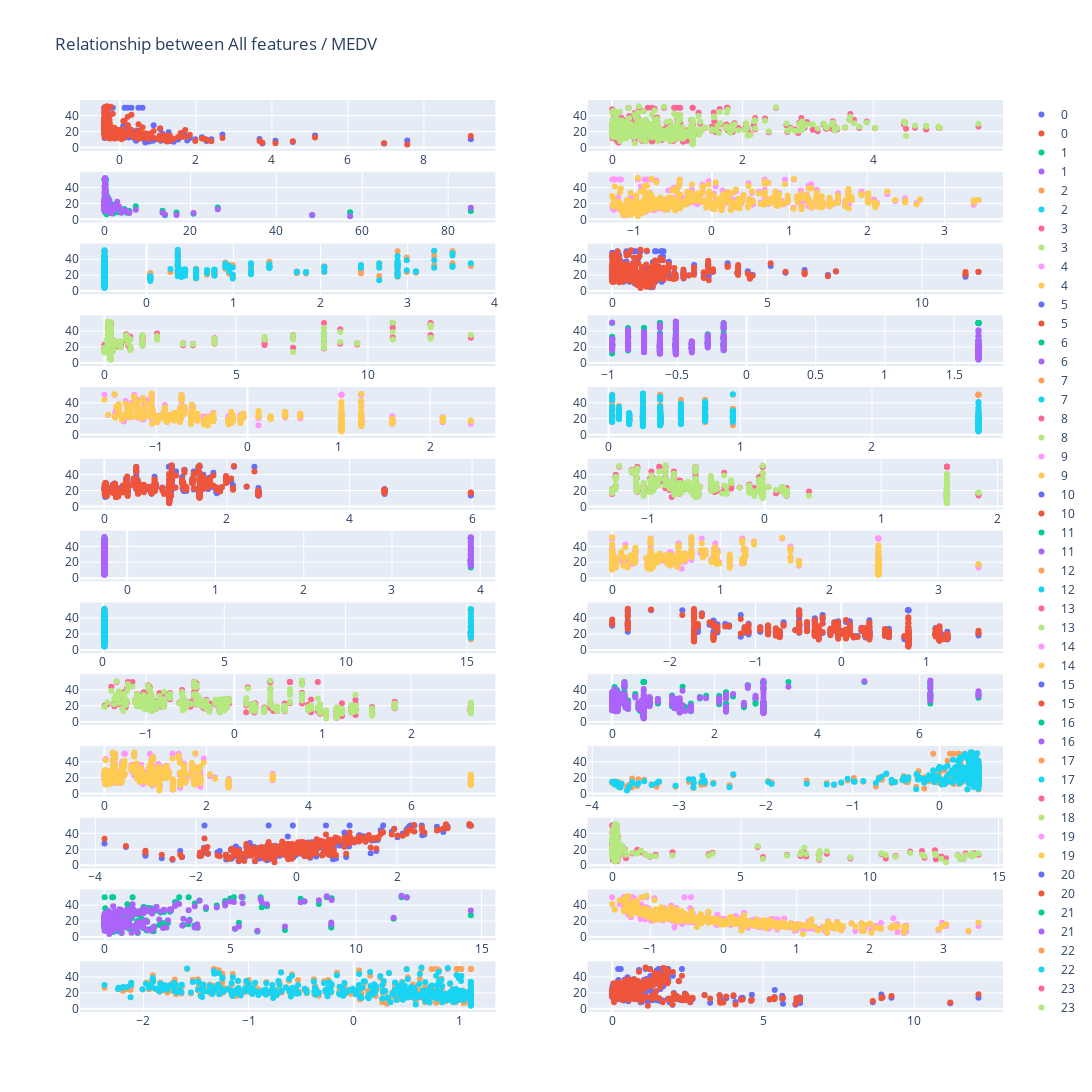

Notebook cell for this chart:
### Code cell
plot_result(X_train_z_feature_df, y_train_df, y_train_pred_df, 2)

### Figure 1 — Plotly figure (JSON) as saved in the notebook; plotly's stock layout.template omitted (floating-point values rounded to 4 significant figures; data arrays with more than 128 entries replaced by an {"elided": "..."} marker saying what was removed)
{"data": [{"customdata": {"elided": "404 int values"}, "hovertemplate": "index:%{customdata} (X: %{x}, y: %{y})", "mode": "markers", "name": "0", "type": "scatter", "x": {"elided": "404 float values"}, "xaxis": "x", "y": {"elided": "404 float values"}, "yaxis": "y"}, {"customdata": {"elided": "404 int values"}, "hovertemplate": "index:%{customdata} (X: %{x}, y: %{y})", "mode": "markers", "name": "0", "type": "scatter", "x": {"elided": "404 float values"}, "xaxis": "x", "y": {"elided": "404 float values"}, "yaxis": "y"}, {"customdata": {"elided": "404 int values"}, "hovertemplate": "index:%{customdata} (X: %{x}, y: %{y})", "mode": "markers", "name": "1", "type": "scatter", "x": {"elided": "404 float values"}, "xaxis": "x3", "y": {"elided": "404 float values"}, "yaxis": "y3"}, {"customdata": {"elided": "404 int values"}, "hovertemplate": "index:%{customdata} (X: %{x}, y: %{y})", "mode": "markers", "name": "1", "type": "scatter", "x": {"elided": "404 float values"}, "xaxis": "x3", "y": {"elided": "404 float values"}, "yaxis": "y3"}, {"customdata": {"elided": "404 int values"}, "hovertemplate": "index:%{customdata} (X: %{x}, y: %{y})", "mode": "markers", "name": "2", "type": "scatter", "x": {"elided": "404 float values"}, "xaxis": "x5", "y": {"elided": "404 float values"}, "yaxis": "y5"}, {"customdata": {"elided": "404 int values"}, "hovertemplate": "index:%{customdata} (X: %{x}, y: %{y})", "mode": "markers", "name": "2", "type": "scatter", "x": {"elided": "404 float values"}, "xaxis": "x5", "y": {"elided": "404 float values"}, "yaxis": "y5"}, {"customdata": {"elided": "404 int values"}, "hovertemplate": "index:%{customdata} (X: %{x}, y: %{y})", "mode": "markers", "name": "3", "type": "scatter", "x": {"elided": "404 float values"}, "xaxis": "x7", "y": {"elided": "404 float values"}, "yaxis": "y7"}, {"customdata": {"elided": "404 int values"}, "hovertemplate": "index:%{customdata} (X: %{x}, y: %{y})", "mode": "markers", "name": "3", "type": "scatter", "x": {"elided": "404 float values"}, "xaxis": "x7", "y": {"elided": "404 float values"}, "yaxis": "y7"}, {"customdata": {"elided": "404 int values"}, "hovertemplate": "index:%{customdata} (X: %{x}, y: %{y})", "mode": "markers", "name": "4", "type": "scatter", "x": {"elided": "404 float values"}, "xaxis": "x9", "y": {"elided": "404 float values"}, "yaxis": "y9"}, {"customdata": {"elided": "404 int values"}, "hovertemplate": "index:%{customdata} (X: %{x}, y: %{y})", "mode": "markers", "name": "4", "type": "scatter", "x": {"elided": "404 float values"}, "xaxis": "x9", "y": {"elided": "404 float values"}, "yaxis": "y9"}, {"customdata": {"elided": "404 int values"}, "hovertemplate": "index:%{customdata} (X: %{x}, y: %{y})", "mode": "markers", "name": "5", "type": "scatter", "x": {"elided": "404 float values"}, "xaxis": "x11", "y": {"elided": "404 float values"}, "yaxis": "y11"}, {"customdata": {"elided": "404 int values"}, "hovertemplate": "index:%{customdata} (X: %{x}, y: %{y})", "mode": "markers", "name": "5", "type": "scatter", "x": {"elided": "404 float values"}, "xaxis": "x11", "y": {"elided": "404 float values"}, "yaxis": "y11"}, {"customdata": {"elided": "404 int values"}, "hovertemplate": "index:%{customdata} (X: %{x}, y: %{y})", "mode": "markers", "name": "6", "type": "scatter", "x": {"elided": "404 float values"}, "xaxis": "x13", "y": {"elided": "404 float values"}, "yaxis": "y13"}, {"customdata": {"elided": "404 int values"}, "hovertemplate": "index:%{customdata} (X: %{x}, y: %{y})", "mode": "markers", "name": "6", "type": "scatter", "x": {"elided": "404 float values"}, "xaxis": "x13", "y": {"elided": "404 float values"}, "yaxis": "y13"}, {"customdata": {"elided": "404 int values"}, "hovertemplate": "index:%{customdata} (X: %{x}, y: %{y})", "mode": "markers", "name": "7", "type": "scatter", "x": {"elided": "404 float values"}, "xaxis": "x15", "y": {"elided": "404 float values"}, "yaxis": "y15"}, {"customdata": {"elided": "404 int values"}, "hovertemplate": "index:%{customdata} (X: %{x}, y: %{y})", "mode": "markers", "name": "7", "type": "scatter", "x": {"elided": "404 float values"}, "xaxis": "x15", "y": {"elided": "404 float values"}, "yaxis": "y15"}, {"customdata": {"elided": "404 int values"}, "hovertemplate": "index:%{customdata} (X: %{x}, y: %{y})", "mode": "markers", "name": "8", "type": "scatter", "x": {"elided": "404 float values"}, "xaxis": "x17", "y": {"elided": "404 float values"}, "yaxis": "y17"}, {"customdata": {"elided": "404 int values"}, "hovertemplate": "index:%{customdata} (X: %{x}, y: %{y})", "mode": "markers", "name": "8", "type": "scatter", "x": {"elided": "404 float values"}, "xaxis": "x17", "y": {"elided": "404 float values"}, "yaxis": "y17"}, {"customdata": {"elided": "404 int values"}, "hovertemplate": "index:%{customdata} (X: %{x}, y: %{y})", "mode": "markers", "name": "9", "type": "scatter", "x": {"elided": "404 float values"}, "xaxis": "x19", "y": {"elided": "404 float values"}, "yaxis": "y19"}, {"customdata": {"elided": "404 int values"}, "hovertemplate": "index:%{customdata} (X: %{x}, y: %{y})", "mode": "markers", "name": "9", "type": "scatter", "x": {"elided": "404 float values"}, "xaxis": "x19", "y": {"elided": "404 float values"}, "yaxis": "y19"}, {"customdata": {"elided": "404 int values"}, "hovertemplate": "index:%{customdata} (X: %{x}, y: %{y})", "mode": "markers", "name": "10", "type": "scatter", "x": {"elided": "404 float values"}, "xaxis": "x21", "y": {"elided": "404 float values"}, "yaxis": "y21"}, {"customdata": {"elided": "404 int values"}, "hovertemplate": "index:%{customdata} (X: %{x}, y: %{y})", "mode": "markers", "name": "10", "type": "scatter", "x": {"elided": "404 float values"}, "xaxis": "x21", "y": {"elided": "404 float values"}, "yaxis": "y21"}, {"customdata": {"elided": "404 int values"}, "hovertemplate": "index:%{customdata} (X: %{x}, y: %{y})", "mode": "markers", "name": "11", "type": "scatter", "x": {"elided": "404 float values"}, "xaxis": "x23", "y": {"elided": "404 float values"}, "yaxis": "y23"}, {"customdata": {"elided": "404 int values"}, "hovertemplate": "index:%{customdata} (X: %{x}, y: %{y})", "mode": "markers", "name": "11", "type": "scatter", "x": {"elided": "404 float values"}, "xaxis": "x23", "y": {"elided": "404 float values"}, "yaxis": "y23"}, {"customdata": {"elided": "404 int values"}, "hovertemplate": "index:%{customdata} (X: %{x}, y: %{y})", "mode": "markers", "name": "12", "type": "scatter", "x": {"elided": "404 float values"}, "xaxis": "x25", "y": {"elided": "404 float values"}, "yaxis": "y25"}, {"customdata": {"elided": "404 int values"}, "hovertemplate": "index:%{customdata} (X: %{x}, y: %{y})", "mode": "markers", "name": "12", "type": "scatter", "x": {"elided": "404 float values"}, "xaxis": "x25", "y": {"elided": "404 float values"}, "yaxis": "y25"}, {"customdata": {"elided": "404 int values"}, "hovertemplate": "index:%{customdata} (X: %{x}, y: %{y})", "mode": "markers", "name": "13", "type": "scatter", "x": {"elided": "404 float values"}, "xaxis": "x2", "y": {"elided": "404 float values"}, "yaxis": "y2"}, {"customdata": {"elided": "404 int values"}, "hovertemplate": "index:%{customdata} (X: %{x}, y: %{y})", "mode": "markers", "name": "13", "type": "scatter", "x": {"elided": "404 float values"}, "xaxis": "x2", "y": {"elided": "404 float values"}, "yaxis": "y2"}, {"customdata": {"elided": "404 int values"}, "hovertemplate": "index:%{customdata} (X: %{x}, y: %{y})", "mode": "markers", "name": "14", "type": "scatter", "x": {"elided": "404 float values"}, "xaxis": "x4", "y": {"elided": "404 float values"}, "yaxis": "y4"}, {"customdata": {"elided": "404 int values"}, "hovertemplate": "index:%{customdata} (X: %{x}, y: %{y})", "mode": "markers", "name": "14", "type": "scatter", "x": {"elided": "404 float values"}, "xaxis": "x4", "y": {"elided": "404 float values"}, "yaxis": "y4"}, {"customdata": {"elided": "404 int values"}, "hovertemplate": "index:%{customdata} (X: %{x}, y: %{y})", "mode": "markers", "name": "15", "type": "scatter", "x": {"elided": "404 float values"}, "xaxis": "x6", "y": {"elided": "404 float values"}, "yaxis": "y6"}, {"customdata": {"elided": "404 int values"}, "hovertemplate": "index:%{customdata} (X: %{x}, y: %{y})", "mode": "markers", "name": "15", "type": "scatter", "x": {"elided": "404 float values"}, "xaxis": "x6", "y": {"elided": "404 float values"}, "yaxis": "y6"}, {"customdata": {"elided": "404 int values"}, "hovertemplate": "index:%{customdata} (X: %{x}, y: %{y})", "mode": "markers", "name": "16", "type": "scatter", "x": {"elided": "404 float values"}, "xaxis": "x8", "y": {"elided": "404 float values"}, "yaxis": "y8"}, {"customdata": {"elided": "404 int values"}, "hovertemplate": "index:%{customdata} (X: %{x}, y: %{y})", "mode": "markers", "name": "16", "type": "scatter", "x": {"elided": "404 float values"}, "xaxis": "x8", "y": {"elided": "404 float values"}, "yaxis": "y8"}, {"customdata": {"elided": "404 int values"}, "hovertemplate": "index:%{customdata} (X: %{x}, y: %{y})", "mode": "markers", "name": "17", "type": "scatter", "x": {"elided": "404 float values"}, "xaxis": "x10", "y": {"elided": "404 float values"}, "yaxis": "y10"}, {"customdata": {"elided": "404 int values"}, "hovertemplate": "index:%{customdata} (X: %{x}, y: %{y})", "mode": "markers", "name": "17", "type": "scatter", "x": {"elided": "404 float values"}, "xaxis": "x10", "y": {"elided": "404 float values"}, "yaxis": "y10"}, {"customdata": {"elided": "404 int values"}, "hovertemplate": "index:%{customdata} (X: %{x}, y: %{y})", "mode": "markers", "name": "18", "type": "scatter", "x": {"elided": "404 float values"}, "xaxis": "x12", "y": {"elided": "404 float values"}, "yaxis": "y12"}, {"customdata": {"elided": "404 int values"}, "hovertemplate": "index:%{customdata} (X: %{x}, y: %{y})", "mode": "markers", "name": "18", "type": "scatter", "x": {"elided": "404 float values"}, "xaxis": "x12", "y": {"elided": "404 float values"}, "yaxis": "y12"}, {"customdata": {"elided": "404 int values"}, "hovertemplate": "index:%{customdata} (X: %{x}, y: %{y})", "mode": "markers", "name": "19", "type": "scatter", "x": {"elided": "404 float values"}, "xaxis": "x14", "y": {"elided": "404 float values"}, "yaxis": "y14"}, {"customdata": {"elided": "404 int values"}, "hovertemplate": "index:%{customdata} (X: %{x}, y: %{y})", "mode": "markers", "name": "19", "type": "scatter", "x": {"elided": "404 float values"}, "xaxis": "x14", "y": {"elided": "404 float values"}, "yaxis": "y14"}, {"customdata": {"elided": "404 int values"}, "hovertemplate": "index:%{customdata} (X: %{x}, y: %{y})", "mode": "markers", "name": "20", "type": "scatter", "x": {"elided": "404 float values"}, "xaxis": "x16", "y": {"elided": "404 float values"}, "yaxis": "y16"}, {"customdata": {"elided": "404 int values"}, "hovertemplate": "index:%{customdata} (X: %{x}, y: %{y})", "mode": "markers", "name": "20", "type": "scatter", "x": {"elided": "404 float values"}, "xaxis": "x16", "y": {"elided": "404 float values"}, "yaxis": "y16"}, {"customdata": {"elided": "404 int values"}, "hovertemplate": "index:%{customdata} (X: %{x}, y: %{y})", "mode": "markers", "name": "21", "type": "scatter", "x": {"elided": "404 float values"}, "xaxis": "x18", "y": {"elided": "404 float values"}, "yaxis": "y18"}, {"customdata": {"elided": "404 int values"}, "hovertemplate": "index:%{customdata} (X: %{x}, y: %{y})", "mode": "markers", "name": "21", "type": "scatter", "x": {"elided": "404 float values"}, "xaxis": "x18", "y": {"elided": "404 float values"}, "yaxis": "y18"}, {"customdata": {"elided": "404 int values"}, "hovertemplate": "index:%{customdata} (X: %{x}, y: %{y})", "mode": "markers", "name": "22", "type": "scatter", "x": {"elided": "404 float values"}, "xaxis": "x20", "y": {"elided": "404 float values"}, "yaxis": "y20"}, {"customdata": {"elided": "404 int values"}, "hovertemplate": "index:%{customdata} (X: %{x}, y: %{y})", "mode": "markers", "name": "22", "type": "scatter", "x": {"elided": "404 float values"}, "xaxis": "x20", "y": {"elided": "404 float values"}, "yaxis": "y20"}, {"customdata": {"elided": "404 int values"}, "hovertemplate": "index:%{customdata} (X: %{x}, y: %{y})", "mode": "markers", "name": "23", "type": "scatter", "x": {"elided": "404 float values"}, "xaxis": "x22", "y": {"elided": "404 float values"}, "yaxis": "y22"}, {"customdata": {"elided": "404 int values"}, "hovertemplate": "index:%{customdata} (X: %{x}, y: %{y})", "mode": "markers", "name": "23", "type": "scatter", "x": {"elided": "404 float values"}, "xaxis": "x22", "y": {"elided": "404 float values"}, "yaxis": "y22"}, {"customdata": {"elided": "404 int values"}, "hovertemplate": "index:%{customdata} (X: %{x}, y: %{y})", "mode": "markers", "name": "24", "type": "scatter", "x": {"elided": "404 float values"}, "xaxis": "x24", "y": {"elided": "404 float values"}, "yaxis": "y24"}, {"customdata": {"elided": "404 int values"}, "hovertemplate": "index:%{customdata} (X: %{x}, y: %{y})", "mode": "markers", "name": "24", "type": "scatter", "x": {"elided": "404 float values"}, "xaxis": "x24", "y": {"elided": "404 float values"}, "yaxis": "y24"}, {"customdata": {"elided": "404 int values"}, "hovertemplate": "index:%{customdata} (X: %{x}, y: %{y})", "mode": "markers", "name": "25", "type": "scatter", "x": {"elided": "404 float values"}, "xaxis": "x26", "y": {"elided": "404 float values"}, "yaxis": "y26"}, {"customdata": {"elided": "404 int values"}, "hovertemplate": "index:%{customdata} (X: %{x}, y: %{y})", "mode": "markers", "name": "25", "type": "scatter", "x": {"elided": "404 float values"}, "xaxis": "x26", "y": {"elided": "404 float values"}, "yaxis": "y26"}], "layout": {"height": 5200, "title": {"text": "Relationship between All features / MEDV"}, "width": 1200, "xaxis": {"anchor": "y", "domain": [0, 0.45]}, "xaxis10": {"anchor": "y10", "domain": [0.55, 1]}, "xaxis11": {"anchor": "y11", "domain": [0, 0.45]}, "xaxis12": {"anchor": "y12", "domain": [0.55, 1]}, "xaxis13": {"anchor": "y13", "domain": [0, 0.45]}, "xaxis14": {"anchor": "y14", "domain": [0.55, 1]}, "xaxis15": {"anchor": "y15", "domain": [0, 0.45]}, "xaxis16": {"anchor": "y16", "domain": [0.55, 1]}, "xaxis17": {"anchor": "y17", "domain": [0, 0.45]}, "xaxis18": {"anchor": "y18", "domain": [0.55, 1]}, "xaxis19": {"anchor": "y19", "domain": [0, 0.45]}, "xaxis2": {"anchor": "y2", "domain": [0.55, 1]}, "xaxis20": {"anchor": "y20", "domain": [0.55, 1]}, "xaxis21": {"anchor": "y21", "domain": [0, 0.45]}, "xaxis22": {"anchor": "y22", "domain": [0.55, 1]}, "xaxis23": {"anchor": "y23", "domain": [0, 0.45]}, "xaxis24": {"anchor": "y24", "domain": [0.55, 1]}, "xaxis25": {"anchor": "y25", "domain": [0, 0.45]}, "xaxis26": {"anchor": "y26", "domain": [0.55, 1]}, "xaxis3": {"anchor": "y3", "domain": [0, 0.45]}, "xaxis4": {"anchor": "y4", "domain": [0.55, 1]}, "xaxis5": {"anchor": "y5", "domain": [0, 0.45]}, "xaxis6": {"anchor": "y6", "domain": [0.55, 1]}, "xaxis7": {"anchor": "y7", "domain": [0, 0.45]}, "xaxis8": {"anchor": "y8", "domain": [0.55, 1]}, "xaxis9": {"anchor": "y9", "domain": [0, 0.45]}, "yaxis": {"anchor": "x", "domain": [0.9444, 1]}, "yaxis10": {"anchor": "x10", "domain": [0.6296, 0.6852]}, "yaxis11": {"anchor": "x11", "domain": [0.5509, 0.6065]}, "yaxis12": {"anchor": "x12", "domain": [0.5509, 0.6065]}, "yaxis13": {"anchor": "x13", "domain": [0.4722, 0.5278]}, "yaxis14": {"anchor": "x14", "domain": [0.4722, 0.5278]}, "yaxis15": {"anchor": "x15", "domain": [0.3935, 0.4491]}, "yaxis16": {"anchor": "x16", "domain": [0.3935, 0.4491]}, "yaxis17": {"anchor": "x17", "domain": [0.3148, 0.3704]}, "yaxis18": {"anchor": "x18", "domain": [0.3148, 0.3704]}, "yaxis19": {"anchor": "x19", "domain": [0.2361, 0.2917]}, "yaxis2": {"anchor": "x2", "domain": [0.9444, 1]}, "yaxis20": {"anchor": "x20", "domain": [0.2361, 0.2917]}, "yaxis21": {"anchor": "x21", "domain": [0.1574, 0.213]}, "yaxis22": {"anchor": "x22", "domain": [0.1574, 0.213]}, "yaxis23": {"anchor": "x23", "domain": [0.0787, 0.1343]}, "yaxis24": {"anchor": "x24", "domain": [0.0787, 0.1343]}, "yaxis25": {"anchor": "x25", "domain": [0, 0.05562]}, "yaxis26": {"anchor": "x26", "domain": [0, 0.05562]}, "yaxis3": {"anchor": "x3", "domain": [0.8657, 0.9213]}, "yaxis4": {"anchor": "x4", "domain": [0.8657, 0.9213]}, "yaxis5": {"anchor": "x5", "domain": [0.787, 0.8426]}, "yaxis6": {"anchor": "x6", "domain": [0.787, 0.8426]}, "yaxis7": {"anchor": "x7", "domain": [0.7083, 0.7639]}, "yaxis8": {"anchor": "x8", "domain": [0.7083, 0.7639]}, "yaxis9": {"anchor": "x9", "domain": [0.6296, 0.6852]}}}
